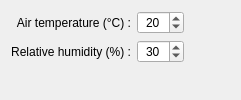
              <widget class="QWidget" name="tab_5">
               <attribute name="title">
                <string>Atmosphere</string>
               </attribute>
               <layout class="QGridLayout" name="gridLayout_19">
                <item row="1" column="0">
                 <widget class="QLabel" name="label_humidite">
                  <property name="text">
                   <string>Relative humidity (%) :</string>
                  </property>
                  <property name="alignment">
                   <set>Qt::AlignRight|Qt::AlignTrailing|Qt::AlignVCenter</set>
                  </property>
                 </widget>
                </item>
                <item row="0" column="1">
                 <widget class="QSpinBox" name="spinBox_temperature">
                  <property name="enabled">
                   <bool>true</bool>
                  </property>
                  <property name="alignment">
                   <set>Qt::AlignCenter</set>
                  </property>
                  <property name="readOnly">
                   <bool>false</bool>
                  </property>
                  <property name="minimum">
                   <number>-20</number>
                  </property>
                  <property name="maximum">
                   <number>50</number>
                  </property>
                  <property name="singleStep">
                   <number>5</number>
                  </property>
                  <property name="value">
                   <number>20</number>
                  </property>
                 </widget>
                </item>
                <item row="1" column="2">
                 <spacer name="horizontalSpacer_2">
                  <property name="orientation">
                   <enum>Qt::Horizontal</enum>
                  </property>
                  <property name="sizeHint" stdset="0">
                   <size>
                    <width>40</width>
                    <height>20</height>
                   </size>
                  </property>
                 </spacer>
                </item>
                <item row="0" column="0">
                 <widget class="QLabel" name="label_temperature">
                  <property name="text">
                   <string>Air temperature (°C) :</string>
                  </property>
                  <property name="alignment">
                   <set>Qt::AlignRight|Qt::AlignTrailing|Qt::AlignVCenter</set>
                  </property>
                 </widget>
                </item>
                <item row="1" column="1">
                 <widget class="QSpinBox" name="spinBox_humidite">
                  <property name="alignment">
                   <set>Qt::AlignCenter</set>
                  </property>
                  <property name="minimum">
                   <number>10</number>
                  </property>
                  <property name="maximum">
                   <number>100</number>
                  </property>
                  <property name="singleStep">
                   <number>10</number>
                  </property>
                  <property name="value">
                   <number>30</number>
                  </property>
                 </widget>
                </item>
                <item row="3" column="0" colspan="3">
                 <widget class="QCustomPlot" name="absPlot" native="true">
                  <property name="sizePolicy">
                   <sizepolicy hsizetype="Expanding" vsizetype="Expanding">
                    <horstretch>0</horstretch>
                    <verstretch>0</verstretch>
                   </sizepolicy>
                  </property>
                  <property name="baseSize">
                   <size>
                    <width>0</width>
                    <height>0</height>
                   </size>
                  </property>
                 </widget>
                </item>
               </layout>
              </widget>
